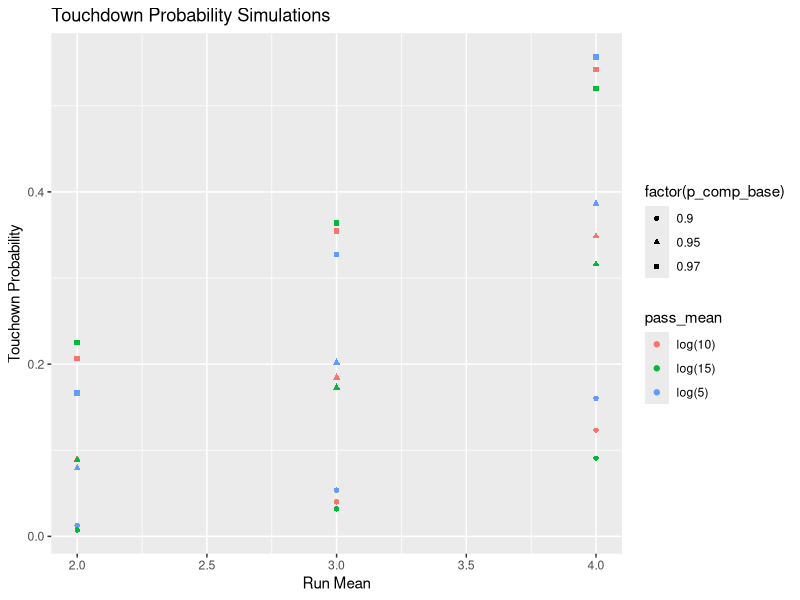
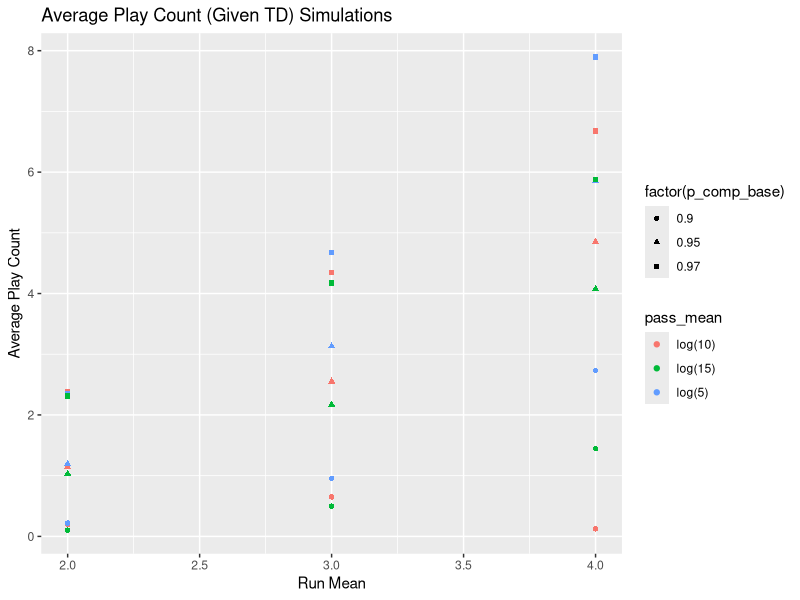

Source code (R) for these figures, in order:
library(ggplot2)
# 
# ##Run Mean = 3
# run mean = 3
# pass mean = log(10)
# p_comp base = .97
# prob_td = 0.3546
# avrg_plays = 4.3492 
# 
# run mean = 3
# pass mean = log(10)
# p_comp base = .9
# prob_td =  0.0401
# avrg_plays = 0.6493
# 
# run mean = 3
# pass mean = log(10)
# p_comp base = .95
# prob_td = 0.1859
# avrg_plays = 2.5527
# 
# run mean = 3
# pass mean = log(5)
# p_comp base = .97
# prob_td = 0.3272
# avrg_plays = 4.6803
# 
# run mean = 3
# pass mean = log(5)
# p_comp base = .9
# prob_td =  0.0537
# avrg_plays = 0.957
# 
# run mean = 3
# pass mean = log(5)
# p_comp base = .95
# prob_td = 0.2019
# avrg_plays = 3.1313
# 
# run mean = 3
# pass mean = log(15)
# p_comp base = .97
# prob_td = 0.364
# avrg_plays = 4.175
# 
# run mean = 3
# pass mean = log(15)
# p_comp base = .9
# prob_td =  0.0319
# avrg_plays = 0.4989
# 
# run mean = 3
# pass mean = log(15)
# p_comp base = .95
# prob_td = 0.1729
# avrg_plays = 2.1708
# 
# 
# 
# 
# #Run Mean = 2
# run mean = 2
# pass mean = log(10)
# p_comp base = .97
# prob_td = 0.2063
# avrg_plays = 2.3883
# 
# run mean = 2
# pass mean = log(10)
# p_comp base = .9
# prob_td =  0.012
# avrg_plays =  0.1956
# 
# run mean = 2
# pass mean = log(10)
# p_comp base = .95
# prob_td = 0.0896
# avrg_plays = 1.1444
# 
# run mean = 2
# pass mean = log(5)
# p_comp base = .97
# prob_td = 0.1665
# avrg_plays = 2.3441
# 
# run mean = 2
# pass mean = log(5)
# p_comp base = .9
# prob_td =  0.0126
# avrg_plays =  0.2194
# 
# run mean = 2
# pass mean = log(5)
# p_comp base = .95
# prob_td = 0.0793
# avrg_plays = 1.1926
# 
# run mean = 2
# pass mean = log(15)
# p_comp base = .97
# prob_td = 0.2248
# avrg_plays = 2.3141
# 
# run mean = 2
# pass mean = log(15)
# p_comp base = .9
# prob_td =  0.0073
# avrg_plays =  0.1038
# 
# run mean = 2
# pass mean = log(15)
# p_comp base = .95
# prob_td = 0.0884
# avrg_plays = 1.0319
# 
# #Run Mean = 4
# run mean = 4
# pass mean = log(10)
# p_comp base = .97
# prob_td = 0.5421
# avrg_plays = 6.6754
# 
# run mean = 4
# pass mean = log(10)
# p_comp base = .9
# prob_td = 0.1233
# avrg_plays = 0.1233
# 
# run mean = 4
# pass mean = log(10)
# p_comp base = .95
# prob_td = 0.3485
# avrg_plays = 4.8535
# 
# run mean = 4
# pass mean = log(5)
# p_comp base = .97
# prob_td = 0.5568
# avrg_plays = 7.8982
# 
# run mean = 4
# pass mean = log(5)
# p_comp base = .9
# prob_td =  0.1603
# avrg_plays =  2.733
# 
# run mean = 4
# pass mean = log(5)
# p_comp base = .95
# prob_td = 0.3862
# avrg_plays = 5.8579
# 
# run mean = 4
# pass mean = log(15)
# p_comp base = .97
# prob_td = 0.5201
# avrg_plays = 5.8742
# 
# run mean = 4
# pass mean = log(15)
# p_comp base = .9
# prob_td =  0.0908
# avrg_plays =  1.4416
# 
# run mean = 4
# pass mean = log(15)
# p_comp base = .95
# prob_td = 0.3161
# avrg_plays = 4.0751

emp.data <- data.frame(
  sim_id = c (1:27),
  run_mean = c(3, 3, 3, 3, 3, 3, 3, 3, 3, 2, 2, 2, 2, 2, 2, 2, 2, 2, 4, 4, 4, 4, 4, 4, 4, 4, 4),
  pass_mean = c(replicate(3, c('log(10)', 'log(10)', 'log(10)', 'log(5)', 'log(5)', 'log(5)', 'log(15)', 'log(15)', 'log(15)'))),
  p_comp_base = rep(c(rep(c(.97, .9, .95), 3)), 3),
  prob_td = c(0.3546, 0.0401, 0.18459, 0.3272, 0.0537, 0.2019, 0.364, 0.0319, 0.1729, 0.2063, 0.012, 0.0896, 0.1665, 0.0126, 0.0793, 0.2248, 0.0073, 0.0884, 0.5421, 0.1233, 0.3485, 0.5568, 0.1603, 0.3862, 0.5201, 0.0908, 0.3161),
  avrg_plays = c(4.3492, 0.6493, 2.5527, 4.6803, 0.957, 3.1313, 4.175, 0.4989, 2.1708, 2.3883, 0.1956, 1.1444, 2.3441, 0.2194, 1.1926, 2.3141, 0.1038, 1.0319, 6.6756, 0.1233, 4.8535, 7.8982, 2.733, 5.8579, 5.8742, 1.4446, 4.0751))
emp.data

##Y axis is prob_td
#X axis is run mean
# color = pass mean
# shape = p_comp_base


ggplot(data = emp.data, aes(x = run_mean, y = prob_td, colour = pass_mean)) + geom_point(aes(shape = factor(p_comp_base)))+ggtitle("Touchdown Probability Simulations") + 
  ylab("Touchown Probability") +
  xlab("Run Mean") +
  scale_fill_discrete(name = "Pass Mean")


ggplot(data = emp.data, aes(x = run_mean, y = avrg_plays, colour = pass_mean)) + 
  geom_point(aes(shape = factor(p_comp_base)))+ggtitle("Average Play Count (Given TD) Simulations") + 
  ylab("Average Play Count")+
  xlab("Run Mean") 

                                                                     